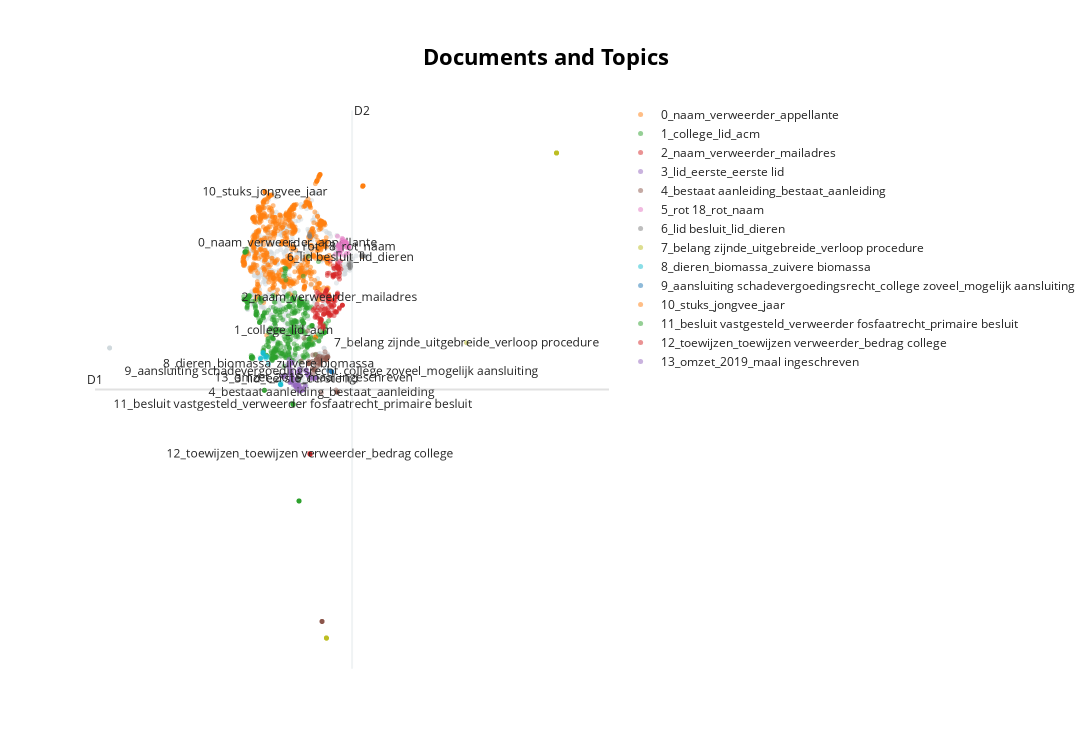

Notebook code for this chart:
### Code cell
topic_model.visualize_documents(docs, embeddings=sentence_embeddings)
